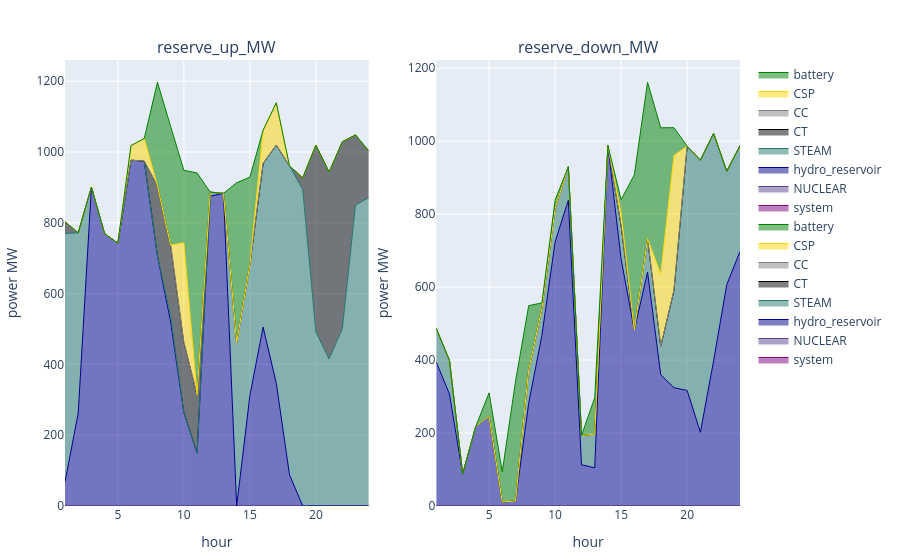

Write notebook code for a chart like this one.
### Code cell
if !dissagregate_by_battery
    p2 = plot_reserve(reserve_uc)
else
    p1 = plot_reserve_by_fieldy(s_uc.reserve[(s_uc.reserve.configuration .== config_) .&  (s_uc.reserve.day .== day_) .&  (s_uc.reserve.resource .== "battery"),:], :reserve_up_MW, :r_id)
    p2 = plot_reserve_by_fieldy(s_uc.reserve[(s_uc.reserve.configuration .== config_) .&  (s_uc.reserve.day .== day_) .&  (s_uc.reserve.resource .== "battery"),:], :reserve_down_MW, :r_id)
    [p1 p2]
end

### Figure 1 — Plotly figure (JSON) as saved in the notebook; plotly's stock layout.template omitted (floating-point values rounded to 4 significant figures)
{"data": [{"line": {"color": "purple", "shape": "line", "width": 1}, "mode": "lines", "name": "system", "stackgroup": 1, "type": "scatter", "x": [1, 2, 3, 4, 5, 6, 7, 8, 9, 10, 11, 12, 13, 14, 15, 16, 17, 18, 19, 20, 21, 22, 23, 24], "xaxis": "x1", "y": [null, null, null, null, null, null, null, null, null, null, null, null, null, null, null, null, null, null, null, null, null, null, null, null], "yaxis": "y1"}, {"line": {"color": "rgba(95, 70, 144, 1)", "shape": "line", "width": 1}, "mode": "lines", "name": "NUCLEAR", "stackgroup": 1, "type": "scatter", "x": [1, 2, 3, 4, 5, 6, 7, 8, 9, 10, 11, 12, 13, 14, 15, 16, 17, 18, 19, 20, 21, 22, 23, 24], "xaxis": "x1", "y": [0, 0, 0, 0, 0, 0, 0, 0, 0, 0, 0, 0, 0, 0, 0, 0, 0, 0, 0, 0, 0, 0, 0, 0], "yaxis": "y1"}, {"line": {"color": "darkblue", "shape": "line", "width": 1}, "mode": "lines", "name": "hydro_reservoir", "stackgroup": 1, "type": "scatter", "x": [1, 2, 3, 4, 5, 6, 7, 8, 9, 10, 11, 12, 13, 14, 15, 16, 17, 18, 19, 20, 21, 22, 23, 24], "xaxis": "x1", "y": [67.87, 262.6, 900.5, 769.2, 742.4, 977.0, 974.4, 706.6, 520, 263.9, 149.5, 875.1, 883.1, 0, 312, 505.4, 346.7, 88.26, 0, 0, 0, 0, 0, 0], "yaxis": "y1"}, {"line": {"color": "rgba(36, 121, 108, 1)", "shape": "line", "width": 1}, "mode": "lines", "name": "STEAM", "stackgroup": 1, "type": "scatter", "x": [1, 2, 3, 4, 5, 6, 7, 8, 9, 10, 11, 12, 13, 14, 15, 16, 17, 18, 19, 20, 21, 22, 23, 24], "xaxis": "x1", "y": [702.0, 509.0, 0, 0, 0, 0, 0, 0, 18.47, 0, 0, 11.5, 0, 462.0, 370.0, 462.0, 673.0, 872.5, 893.9, 491.2, 415.2, 500.9, 850.3, 871.0], "yaxis": "y1"}, {"line": {"color": "black", "shape": "line", "width": 1}, "mode": "lines", "name": "CT", "stackgroup": 1, "type": "scatter", "x": [1, 2, 3, 4, 5, 6, 7, 8, 9, 10, 11, 12, 13, 14, 15, 16, 17, 18, 19, 20, 21, 22, 23, 24], "xaxis": "x1", "y": [33, 0, 0, 0, 0, 0, 0, 198, 198, 198, 165, 0, 0, 0, 0, 0, 0, 0, 33, 528, 528, 528, 198, 132], "yaxis": "y1"}, {"line": {"color": "grey", "shape": "line", "width": 1}, "mode": "lines", "name": "CC", "stackgroup": 1, "type": "scatter", "x": [1, 2, 3, 4, 5, 6, 7, 8, 9, 10, 11, 12, 13, 14, 15, 16, 17, 18, 19, 20, 21, 22, 23, 24], "xaxis": "x1", "y": [0, 0, 0, 0, 0, 0, 0, 0, 0, 0, 0, 0, 0, 0, 0, 0, 0, 0, 0, 0, 0, 0, 0, 0], "yaxis": "y1"}, {"line": {"color": "gold", "shape": "line", "width": 1}, "mode": "lines", "name": "CSP", "stackgroup": 1, "type": "scatter", "x": [1, 2, 3, 4, 5, 6, 7, 8, 9, 10, 11, 12, 13, 14, 15, 16, 17, 18, 19, 20, 21, 22, 23, 24], "xaxis": "x1", "y": [0, 0, 0, 0, 0, 41.19, 63.7, 0, 0, 281.6, 0, 0, 0, 0, 0, 94.11, 119.4, 0, 0, 0, 0, 0, 0, 0], "yaxis": "y1"}, {"line": {"color": "green", "shape": "line", "width": 1}, "mode": "lines", "name": "battery", "stackgroup": 1, "type": "scatter", "x": [1, 2, 3, 4, 5, 6, 7, 8, 9, 10, 11, 12, 13, 14, 15, 16, 17, 18, 19, 20, 21, 22, 23, 24], "xaxis": "x1", "y": [0, 0, 0, 0, 0, 0, 0, 292.3, 335.6, 204.7, 626.4, 0, 0, 451.1, 247.0, 0, 0, 0, 0, 0, 0, 0, 0, 0], "yaxis": "y1"}, {"line": {"color": "purple", "shape": "line", "width": 1}, "mode": "lines", "name": "system", "stackgroup": 1, "type": "scatter", "x": [1, 2, 3, 4, 5, 6, 7, 8, 9, 10, 11, 12, 13, 14, 15, 16, 17, 18, 19, 20, 21, 22, 23, 24], "xaxis": "x2", "y": [null, null, null, null, null, null, null, null, null, null, null, null, null, null, null, null, null, null, null, null, null, null, null, null], "yaxis": "y2"}, {"line": {"color": "rgba(95, 70, 144, 1)", "shape": "line", "width": 1}, "mode": "lines", "name": "NUCLEAR", "stackgroup": 1, "type": "scatter", "x": [1, 2, 3, 4, 5, 6, 7, 8, 9, 10, 11, 12, 13, 14, 15, 16, 17, 18, 19, 20, 21, 22, 23, 24], "xaxis": "x2", "y": [0, 0, 0, 0, 0, 0, 0, 0, 0, 0, 0, 0, 0, 0, 0, 0, 0, 0, 0, 0, 0, 0, 0, 0], "yaxis": "y2"}, {"line": {"color": "darkblue", "shape": "line", "width": 1}, "mode": "lines", "name": "hydro_reservoir", "stackgroup": 1, "type": "scatter", "x": [1, 2, 3, 4, 5, 6, 7, 8, 9, 10, 11, 12, 13, 14, 15, 16, 17, 18, 19, 20, 21, 22, 23, 24], "xaxis": "x2", "y": [394.7, 306.9, 87.49, 218.8, 245.6, 11.03, 13.65, 281.4, 468, 724.1, 837.8, 112.9, 104.9, 988, 676, 482.6, 641.1, 359.8, 324.3, 316.6, 202.0, 397.7, 606.9, 697.7], "yaxis": "y2"}, {"line": {"color": "rgba(36, 121, 108, 1)", "shape": "line", "width": 1}, "mode": "lines", "name": "STEAM", "stackgroup": 1, "type": "scatter", "x": [1, 2, 3, 4, 5, 6, 7, 8, 9, 10, 11, 12, 13, 14, 15, 16, 17, 18, 19, 20, 21, 22, 23, 24], "xaxis": "x2", "y": [92.0, 92.0, 0, 0, 0, 0, 0, 92.0, 73.53, 92.0, 92.0, 80.5, 92.0, 0, 92.0, 0, 92.0, 78.46, 267.1, 669.8, 745.8, 623.7, 310.7, 290.0], "yaxis": "y2"}, {"line": {"color": "black", "shape": "line", "width": 1}, "mode": "lines", "name": "CT", "stackgroup": 1, "type": "scatter", "x": [1, 2, 3, 4, 5, 6, 7, 8, 9, 10, 11, 12, 13, 14, 15, 16, 17, 18, 19, 20, 21, 22, 23, 24], "xaxis": "x2", "y": [0, 0, 0, 0, 0, 0, 0, 0, 0, 0, 0, 0, 0, 0, 0, 0, 0, 0, 0, 0, 0, 0, 0, 0], "yaxis": "y2"}, {"line": {"color": "grey", "shape": "line", "width": 1}, "mode": "lines", "name": "CC", "stackgroup": 1, "type": "scatter", "x": [1, 2, 3, 4, 5, 6, 7, 8, 9, 10, 11, 12, 13, 14, 15, 16, 17, 18, 19, 20, 21, 22, 23, 24], "xaxis": "x2", "y": [0, 0, 0, 0, 0, 0, 0, 0, 0, 0, 0, 0, 0, 0, 0, 0, 0, 0, 0, 0, 0, 0, 0, 0], "yaxis": "y2"}, {"line": {"color": "gold", "shape": "line", "width": 1}, "mode": "lines", "name": "CSP", "stackgroup": 1, "type": "scatter", "x": [1, 2, 3, 4, 5, 6, 7, 8, 9, 10, 11, 12, 13, 14, 15, 16, 17, 18, 19, 20, 21, 22, 23, 24], "xaxis": "x2", "y": [0, 0, 0, 0, 0, 0, 0, 0, 0, 0, 0, 0, 0, 0, 33.44, 0, 0, 197.1, 369.5, 0, 0, 0, 0, 0], "yaxis": "y2"}, {"line": {"color": "green", "shape": "line", "width": 1}, "mode": "lines", "name": "battery", "stackgroup": 1, "type": "scatter", "x": [1, 2, 3, 4, 5, 6, 7, 8, 9, 10, 11, 12, 13, 14, 15, 16, 17, 18, 19, 20, 21, 22, 23, 24], "xaxis": "x2", "y": [0, 0, 0, 0, 64.58, 83.03, 327.2, 175.6, 15.29, 22.22, 0, 0, 100, 0, 38.34, 425.3, 428.3, 401.2, 76.23, 0, 0, 0, 0, 0], "yaxis": "y2"}], "layout": {"annotations": [{"font": {"size": 16}, "showarrow": false, "text": "reserve_up_MW", "x": 0.225, "xanchor": "center", "xref": "paper", "y": 1, "yanchor": "bottom", "yref": "paper"}, {"font": {"size": 16}, "showarrow": false, "text": "reserve_down_MW", "x": 0.775, "xanchor": "center", "xref": "paper", "y": 1, "yanchor": "bottom", "yref": "paper"}], "margin": {"b": 50, "l": 50, "r": 50, "t": 60}, "xaxis1": {"anchor": "y1", "domain": [0, 0.45], "title": {"text": "hour"}}, "xaxis2": {"anchor": "y2", "domain": [0.55, 1], "title": {"text": "hour"}}, "yaxis1": {"anchor": "x1", "domain": [0, 1], "title": {"text": "power MW"}}, "yaxis2": {"anchor": "x2", "domain": [0, 1], "title": {"text": "power MW"}}}}
